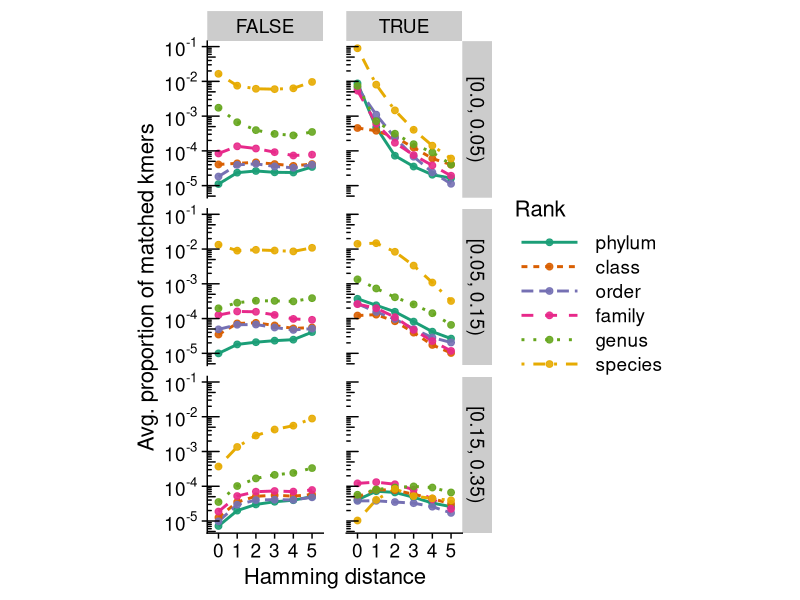

This chart was generated by the following R code: (Note: this script raises an error after producing the figure.)
require(ggplot2)
require(readr)
require(cowplot)
require(dplyr)
require(plotrix)

num_reads <- 66667
L <- 150
k <- 32

ms <- read_tsv("../results/CONSULTII-summary_match_distances-bacteria-w4s5.tsv")
ms$Rank <- tolower(ms$Rank)
ms$Rank <- factor(
  ms$Rank,
  levels = c("kingdom", "phylum", "class", "order", "family", "genus", "species")
)

ms <- ms %>% filter(Rank != "kingdom")

ms$Ratio <- ms$Count / num_reads / (L - k + 1)

ms_summary <- ms %>%
  group_by(Rank, Hamming_distance, Match, Bin) %>%
  summarize(avg = mean(Ratio), std = std.error(Ratio))

ggplot(ms_summary, aes(color = Rank, fill = Rank)) +
  facet_grid(rows = vars(Bin), cols = vars(Match)) +
  geom_line(aes(x = factor(Hamming_distance), y = avg, linetype = Rank, group = Rank), stat = "identity", linewidth = 1) +
  # geom_pointrange(aes(x = factor(Hamming_distance), y = avg, ymin = avg - std, ymax = avg + std), alpha = 0.9, size = 0.3) +
  geom_point(aes(x = factor(Hamming_distance), y = avg), alpha = 0.9, size = 2) +
  scale_y_continuous(trans = "log10", labels = scales::trans_format("log10", scales::math_format(10^.x))) +
  theme_cowplot(font_size = 16) +
  labs(shape = "Rank", colour = "Rank", x = "Hamming distance", y = "Avg. proportion of matched kmers") +
  scale_colour_brewer(palette = "Dark2") +
  # scale_shape_manual(values=c(0, 1, 2, 15, 16, 17))+
  theme(panel.spacing.x = unit(1.15, "lines")) +
  theme(legend.key.width = unit(3.5, "line")) +
  annotation_logticks(sides = "l") +
  theme(aspect.ratio = 1.35)
ggsave2("../figures/number_of_matches.pdf", width = 6.5, height = 8.5)
